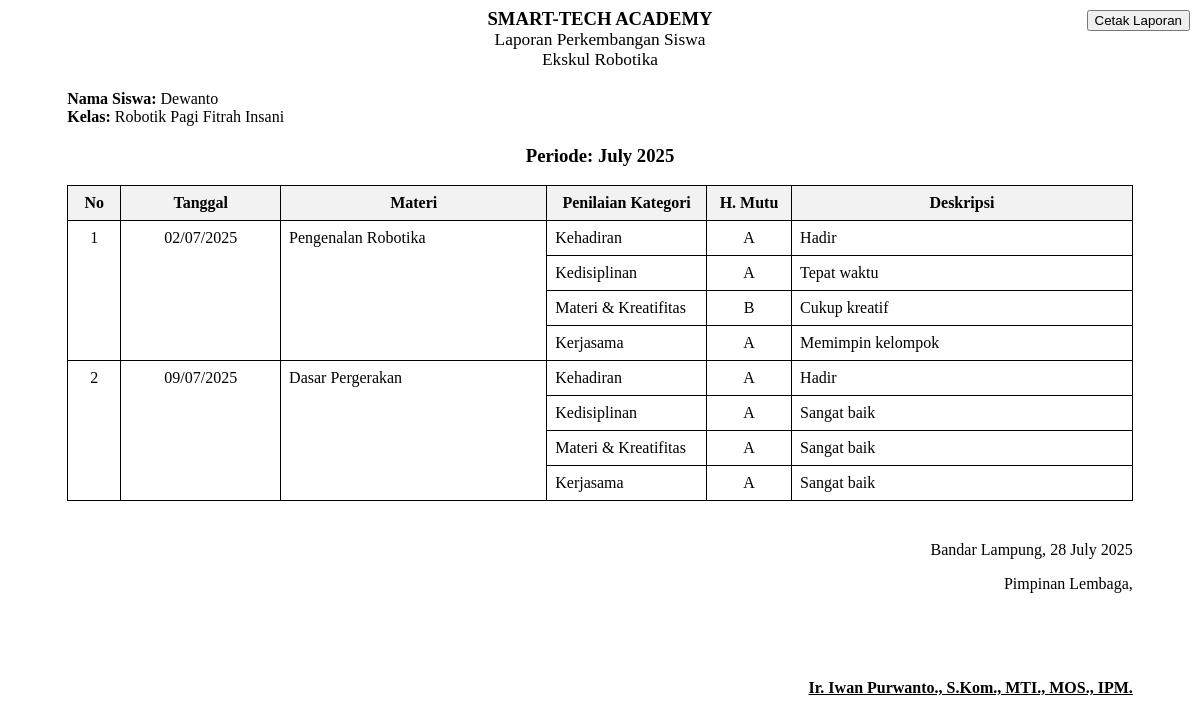
The page /print/portfolio/siswa/1 (signed in) on the database its author committed.
### tables this page shows
CREATE TABLE Siswa (
            id INTEGER PRIMARY KEY AUTOINCREMENT,
            nama_siswa TEXT NOT NULL,
            kelas_tingkat TEXT NOT NULL,
            program TEXT NOT NULL,
            sekolah_id INTEGER,
            user_id INTEGER,
            FOREIGN KEY (sekolah_id) REFERENCES Sekolah(id),
            FOREIGN KEY (user_id) REFERENCES User(id)
        );

CREATE TABLE Kelas (
            id INTEGER PRIMARY KEY AUTOINCREMENT,
            kode_kelas TEXT NOT NULL UNIQUE,
            nama_kelas TEXT NOT NULL,
            program_id INTEGER,
            sekolah_id INTEGER,
            pengajar_id INTEGER,
            waktu_mulai TEXT NOT NULL,
            waktu_akhir TEXT NOT NULL,
            hari TEXT NOT NULL,
            tanggal_mulai TEXT NOT NULL,
            FOREIGN KEY (program_id) REFERENCES Program(id),
            FOREIGN KEY (sekolah_id) REFERENCES Sekolah(id),
            FOREIGN KEY (pengajar_id) REFERENCES Pengajar(id)
        );

CREATE TABLE AbsensiSiswa (
            id INTEGER PRIMARY KEY AUTOINCREMENT,
            sesi_id INTEGER,
            siswa_id INTEGER,
            kehadiran_mutu TEXT,
            kehadiran TEXT,
            kedisiplinan_mutu TEXT,
            kedisiplinan TEXT,
            materi_kreativitas_mutu TEXT,
            materi_kreativitas TEXT,
            kerjasama_mutu TEXT,
            kerjasama TEXT,
            FOREIGN KEY (sesi_id) REFERENCES AbsensiSesi(id),
            FOREIGN KEY (siswa_id) REFERENCES Siswa(id)
        );

CREATE TABLE AbsensiSesi (
            id INTEGER PRIMARY KEY AUTOINCREMENT,
            kelas_id INTEGER,
            tanggal TEXT NOT NULL,
            pengajar_id INTEGER,
            pengajar_pengganti_id INTEGER,
            foto_selfie TEXT NOT NULL,
            materi_pembelajaran TEXT,
            capaian_pembelajaran TEXT,
            FOREIGN KEY (kelas_id) REFERENCES Kelas(id),
            FOREIGN KEY (pengajar_id) REFERENCES Pengajar(id),
            FOREIGN KEY (pengajar_pengganti_id) REFERENCES Pengajar(id)
        );

### app.py (the view)
@app.route('/print/portfolio/siswa/<int:siswa_id>')
@login_required
def print_student_portfolio(siswa_id):
    db = get_db()
    student_info = db.execute('SELECT s.nama_siswa, k.nama_kelas, sch.jenis_sekolah FROM Siswa s LEFT JOIN KelasSiswa ks ON s.id = ks.siswa_id LEFT JOIN Kelas k ON ks.kelas_id = k.id LEFT JOIN Sekolah sch ON s.sekolah_id = sch.id WHERE s.id = ? LIMIT 1', (siswa_id,)).fetchone()
    if not student_info:
        flash('Data siswa tidak ditemukan', 'error')
        return redirect(request.referrer or url_for('admin_dashboard'))
    records_raw = db.execute('''
        SELECT
            ases.tanggal, ases.materi_pembelajaran,
            asis.kehadiran_mutu, asis.kehadiran,
            asis.kedisiplinan_mutu, asis.kedisiplinan,
            asis.materi_kreativitas_mutu, asis.materi_kreativitas,
            asis.kerjasama_mutu, asis.kerjasama
        FROM AbsensiSiswa asis
        JOIN AbsensiSesi ases ON asis.sesi_id = ases.id
        WHERE asis.siswa_id = ?
        ORDER BY ases.tanggal ASC
    ''', (siswa_id,)).fetchall()
    processed_records = []
    for row in records_raw:
        record = dict(row)
        record['tanggal_formatted'] = datetime.strptime(record['tanggal'], '%Y-%m-%d').strftime('%d/%m/%Y')
        processed_records.append(record)
    monthly_records = {}
    for record in processed_records:
        month_key = datetime.strptime(record['tanggal'], '%Y-%m-%d').strftime('%B %Y')
        if month_key not in monthly_records:
            monthly_records[month_key] = []
        monthly_records[month_key].append(record)
    return render_template('print_portfolio_siswa.html',
                           student=student_info,
                           monthly_records=monthly_records,
                           report_date=datetime.now().strftime('%d %B %Y'))

### app.py (called while the page is built)
def get_db():
    if 'db' not in g:
        g.db = sqlite3.connect(DATABASE, detect_types=sqlite3.PARSE_DECLTYPES)
        g.db.row_factory = sqlite3.Row
    return g.db

def login_required(f):
    @wraps(f)
    def decorated_function(*args, **kwargs):
        if 'user_id' not in session:
            return redirect(url_for('login'))
        return f(*args, **kwargs)
    return decorated_function

### templates/print_portfolio_siswa.html (shortened to what this page needs)
<!DOCTYPE html>
<html lang="en">
<head>
</head>
<body>
    <div class="no-print"><button onclick="window.print()">Cetak Laporan</button></div>
    <div class="container">
        <div class="header">
            <h1 style="font-size: 14pt; margin: 0;">SMART-TECH ACADEMY</h1>
            <h2 style="font-size: 13pt; margin: 0; font-weight: normal;">Laporan Perkembangan Siswa<br>Ekskul Robotika</h2>
        </div>
        <div class="student-info">
            <strong>Nama Siswa:</strong> {{ student.nama_siswa }}<br>
            <strong>Kelas:</strong> {{ student.nama_kelas or 'Belum ada kelas' }}
        </div>
        {% for month, records in monthly_records.items() %}
            <h3 style="text-align: center;">Periode: {{ month }}</h3>
            <table>
                <thead>
                    <tr>
                        <th style="width: 5%;">No</th>
                        <th style="width: 15%;">Tanggal</th>
                        <th style="width: 25%;">Materi</th>
                        <th style="width: 15%;">Penilaian Kategori</th>
                        <th style="width: 8%;">H. Mutu</th>
                        <th>Deskripsi</th>
                    </tr>
                </thead>
                <tbody>
                    {% for record in records %}
                    <tr>
                        <td rowspan="4" style="text-align: center;">{{ loop.index }}</td>
                        <td rowspan="4" style="text-align: center;">{{ record.tanggal_formatted }}</td>
                        <td rowspan="4">{{ record.materi_pembelajaran or 'Tidak ada detail materi' }}</td>
                        <td>Kehadiran</td>
                        <td style="text-align: center;">{{ record.kehadiran_mutu }}</td>
                        <td>{{ record.kehadiran }}</td>
                    </tr>
                    <tr>
                        <td>Kedisiplinan</td>
                        <td style="text-align: center;">{{ record.kedisiplinan_mutu }}</td>
                        <td>{{ record.kedisiplinan }}</td>
                    </tr>
                    <tr>
                        <td>Materi & Kreatifitas</td>
                        <td style="text-align: center;">{{ record.materi_kreativitas_mutu }}</td>
                        <td>{{ record.materi_kreativitas }}</td>
                    </tr>
                    <tr>
                        <td>Kerjasama</td>
                        <td style="text-align: center;">{{ record.kerjasama_mutu }}</td>
                        <td>{{ record.kerjasama }}</td>
                    </tr>
                    {% endfor %}
                </tbody>
            </table>
        {% endfor %}
        <div class="footer" style="margin-top: 40px; text-align: right;">
            <p>Bandar Lampung, {{ report_date }}</p>
            <p>Pimpinan Lembaga,</p>
            <br><br><br>
            <p><strong><u>Ir. Iwan Purwanto., S.Kom., MTI., MOS., IPM.</u></strong></p>
        </div>
    </div>
</body>
</html>

### templates/print_portfolio_siswa.html (style rules this page uses)
body { font-family: 'Times New Roman', Times, serif; font-size: 12pt; }
.container { width: 90%; margin: 0 auto; }
.header, .footer { text-align: center; }
.student-info { margin-top: 20px; }
table { width: 100%; border-collapse: collapse; margin-top: 15px; }
th, td { border: 1px solid black; padding: 8px; text-align: left; vertical-align: top; }
th { background-color: #f2f2f2; text-align: center; }
.no-print { position: fixed; top: 10px; right: 10px; }

### rows shown on the page
Siswa: nama_siswa "Dewanto"
Kelas: nama_kelas "Robotik Pagi Fitrah Insani"
AbsensiSiswa: tanggal_formatted "02/07/2025", materi_pembelajaran "Pengenalan Robotika", kehadiran_mutu "A", kehadiran "Hadir", kedisiplinan_mutu "A", kedisiplinan "Tepat waktu", materi_kreativitas_mutu "B", materi_kreativitas "Cukup kreatif", kerjasama_mutu "A", kerjasama "Memimpin kelompok"
AbsensiSiswa: tanggal_formatted "09/07/2025", materi_pembelajaran "Dasar Pergerakan", kehadiran_mutu "A", kehadiran "Hadir", kedisiplinan_mutu "A", kedisiplinan "Sangat baik", materi_kreativitas_mutu "A", materi_kreativitas "Sangat baik", kerjasama_mutu "A", kerjasama "Sangat baik"

### other values the page prints
{{ month }} "July 2025"
